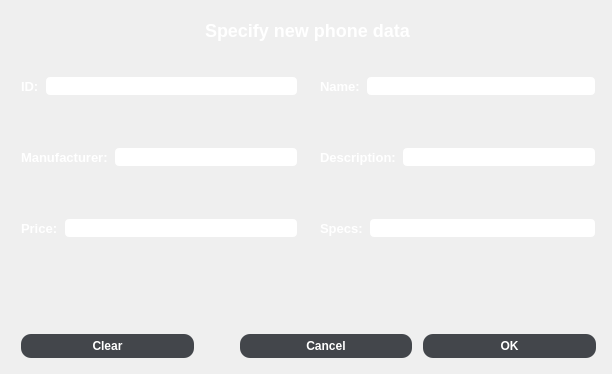
<?xml version="1.0" encoding="UTF-8"?>
<ui version="4.0">
 <class>SellDialog</class>
 <widget class="QDialog" name="SellDialog">
  <property name="geometry">
   <rect>
    <x>0</x>
    <y>0</y>
    <width>612</width>
    <height>374</height>
   </rect>
  </property>
  <property name="windowTitle">
   <string>Create new item</string>
  </property>
  <property name="styleSheet">
   <string notr="true">background-color: grey;
                QPushButton{	background-color: rgb(67,70,75);
                border-width: 2px;
                border-radius: 10px;
                border-color: beige;
                font: bold 12px;
                color: white;
                padding: 5px;
                }
                QPushButton:pressed {
                border-style: inset;
                border: 2px solid #add8e6;
                }</string>
  </property>
  <layout class="QGridLayout" name="gridLayout">
   <item row="4" column="0">
    <spacer name="horizontalSpacer_4">
     <property name="orientation">
      <enum>Qt::Horizontal</enum>
     </property>
     <property name="sizeType">
      <enum>QSizePolicy::Preferred</enum>
     </property>
     <property name="sizeHint" stdset="0">
      <size>
       <width>10</width>
       <height>20</height>
      </size>
     </property>
    </spacer>
   </item>
   <item row="7" column="1">
    <spacer name="verticalSpacer_3">
     <property name="orientation">
      <enum>Qt::Vertical</enum>
     </property>
     <property name="sizeType">
      <enum>QSizePolicy::Preferred</enum>
     </property>
     <property name="sizeHint" stdset="0">
      <size>
       <width>20</width>
       <height>10</height>
      </size>
     </property>
    </spacer>
   </item>
   <item row="5" column="1">
    <spacer name="verticalSpacer_2">
     <property name="orientation">
      <enum>Qt::Vertical</enum>
     </property>
     <property name="sizeType">
      <enum>QSizePolicy::Preferred</enum>
     </property>
     <property name="sizeHint" stdset="0">
      <size>
       <width>20</width>
       <height>10</height>
      </size>
     </property>
    </spacer>
   </item>
   <item row="4" column="4">
    <spacer name="horizontalSpacer_5">
     <property name="orientation">
      <enum>Qt::Horizontal</enum>
     </property>
     <property name="sizeType">
      <enum>QSizePolicy::Preferred</enum>
     </property>
     <property name="sizeHint" stdset="0">
      <size>
       <width>5</width>
       <height>20</height>
      </size>
     </property>
    </spacer>
   </item>
   <item row="11" column="1" colspan="3">
    <spacer name="verticalSpacer">
     <property name="orientation">
      <enum>Qt::Vertical</enum>
     </property>
     <property name="sizeType">
      <enum>QSizePolicy::Preferred</enum>
     </property>
     <property name="sizeHint" stdset="0">
      <size>
       <width>20</width>
       <height>5</height>
      </size>
     </property>
    </spacer>
   </item>
   <item row="2" column="1">
    <layout class="QHBoxLayout" name="horizontalLayout">
     <item>
      <widget class="QLabel" name="id">
       <property name="styleSheet">
        <string notr="true">font: bold 13px;
                                    color: white;</string>
       </property>
       <property name="text">
        <string>ID:</string>
       </property>
      </widget>
     </item>
     <item>
      <widget class="QLineEdit" name="idLineEdit">
       <property name="styleSheet">
        <string notr="true">background-color: white;
                                    border-radius: 5px;
                                    border: 2px solid light grey;
                                </string>
       </property>
      </widget>
     </item>
    </layout>
   </item>
   <item row="4" column="1">
    <layout class="QHBoxLayout" name="horizontalLayout_2">
     <item>
      <widget class="QLabel" name="manufacturer">
       <property name="styleSheet">
        <string notr="true">font: bold 13px;
                                    color: white;</string>
       </property>
       <property name="text">
        <string>Manufacturer:</string>
       </property>
      </widget>
     </item>
     <item>
      <widget class="QLineEdit" name="manufacturerLineEdit">
       <property name="styleSheet">
        <string notr="true">background-color: white;
                                    border-radius: 5px;
                                    border: 2px solid light grey;</string>
       </property>
      </widget>
     </item>
    </layout>
   </item>
   <item row="4" column="3">
    <layout class="QHBoxLayout" name="horizontalLayout_5">
     <item>
      <widget class="QLabel" name="description">
       <property name="styleSheet">
        <string notr="true">font: bold 13px;
                                    color: white;</string>
       </property>
       <property name="text">
        <string>Description:</string>
       </property>
      </widget>
     </item>
     <item>
      <widget class="QLineEdit" name="descriptionLineEdit">
       <property name="styleSheet">
        <string notr="true">background-color: white;
                                    border-radius: 5px;
                                    border: 2px solid light grey;</string>
       </property>
       <property name="text">
        <string/>
       </property>
      </widget>
     </item>
    </layout>
   </item>
   <item row="1" column="1" colspan="3">
    <spacer name="verticalSpacer_5">
     <property name="orientation">
      <enum>Qt::Vertical</enum>
     </property>
     <property name="sizeType">
      <enum>QSizePolicy::Preferred</enum>
     </property>
     <property name="sizeHint" stdset="0">
      <size>
       <width>20</width>
       <height>20</height>
      </size>
     </property>
    </spacer>
   </item>
   <item row="6" column="1">
    <layout class="QHBoxLayout" name="horizontalLayout_3">
     <item>
      <widget class="QLabel" name="price">
       <property name="styleSheet">
        <string notr="true">font: bold 13px;
                                    color: white;</string>
       </property>
       <property name="text">
        <string>Price:</string>
       </property>
      </widget>
     </item>
     <item>
      <widget class="QLineEdit" name="priceLineEdit">
       <property name="styleSheet">
        <string notr="true">background-color: white;
                                    border-radius: 5px;
                                    border: 2px solid light grey;</string>
       </property>
      </widget>
     </item>
    </layout>
   </item>
   <item row="10" column="1" colspan="3">
    <layout class="QHBoxLayout" name="horizontalLayout_7">
     <item>
      <widget class="QPushButton" name="clearButton">
       <property name="styleSheet">
        <string notr="true">QPushButton{	background-color: rgb(67,70,75);
                                    border-width: 2px;
                                    border-radius: 10px;
                                    border-color: beige;
                                    font: bold 12px;
                                    color: white;
                                    padding: 5px;
                                    }
                                    QPushButton:pressed {
                                    border-style: inset;
                                    border: 2px solid #add8e6;
                                    }</string>
       </property>
       <property name="text">
        <string>Clear</string>
       </property>
      </widget>
     </item>
     <item>
      <spacer name="horizontalSpacer_2">
       <property name="orientation">
        <enum>Qt::Horizontal</enum>
       </property>
       <property name="sizeType">
        <enum>QSizePolicy::Preferred</enum>
       </property>
       <property name="sizeHint" stdset="0">
        <size>
         <width>40</width>
         <height>20</height>
        </size>
       </property>
      </spacer>
     </item>
     <item>
      <widget class="QPushButton" name="cancelButton">
       <property name="styleSheet">
        <string notr="true">QPushButton{	background-color: rgb(67,70,75);
                                    border-width: 2px;
                                    border-radius: 10px;
                                    border-color: beige;
                                    font: bold 12px;
                                    color: white;
                                    padding: 5px;
                                    }
                                    QPushButton:pressed {
                                    border-style: inset;
                                    border: 2px solid #add8e6;
                                    }</string>
       </property>
       <property name="text">
        <string>Cancel</string>
       </property>
      </widget>
     </item>
     <item>
      <spacer name="horizontalSpacer_3">
       <property name="orientation">
        <enum>Qt::Horizontal</enum>
       </property>
       <property name="sizeType">
        <enum>QSizePolicy::Preferred</enum>
       </property>
       <property name="sizeHint" stdset="0">
        <size>
         <width>5</width>
         <height>20</height>
        </size>
       </property>
      </spacer>
     </item>
     <item>
      <widget class="QPushButton" name="okButton">
       <property name="styleSheet">
        <string notr="true">QPushButton{	background-color: rgb(67,70,75);
                                    border-width: 2px;
                                    border-radius: 10px;
                                    border-color: beige;
                                    font: bold 12px;
                                    color: white;
                                    padding: 5px;
                                    }
                                    QPushButton:pressed {
                                    border-style: inset;
                                    border: 2px solid #add8e6;
                                    }</string>
       </property>
       <property name="text">
        <string>OK</string>
       </property>
      </widget>
     </item>
    </layout>
   </item>
   <item row="2" column="2" rowspan="7">
    <spacer name="horizontalSpacer">
     <property name="orientation">
      <enum>Qt::Horizontal</enum>
     </property>
     <property name="sizeType">
      <enum>QSizePolicy::Preferred</enum>
     </property>
     <property name="sizeHint" stdset="0">
      <size>
       <width>10</width>
       <height>20</height>
      </size>
     </property>
    </spacer>
   </item>
   <item row="2" column="3">
    <layout class="QHBoxLayout" name="horizontalLayout_6">
     <item>
      <widget class="QLabel" name="name">
       <property name="styleSheet">
        <string notr="true">font: bold 13px;
                                    color: white;</string>
       </property>
       <property name="text">
        <string>Name:</string>
       </property>
      </widget>
     </item>
     <item>
      <widget class="QLineEdit" name="nameLineEdit">
       <property name="styleSheet">
        <string notr="true">background-color: white;
                                    border-radius: 5px;
                                    border: 2px solid light grey;</string>
       </property>
      </widget>
     </item>
    </layout>
   </item>
   <item row="3" column="1">
    <spacer name="verticalSpacer_4">
     <property name="orientation">
      <enum>Qt::Vertical</enum>
     </property>
     <property name="sizeType">
      <enum>QSizePolicy::Preferred</enum>
     </property>
     <property name="sizeHint" stdset="0">
      <size>
       <width>20</width>
       <height>10</height>
      </size>
     </property>
    </spacer>
   </item>
   <item row="6" column="3">
    <layout class="QHBoxLayout" name="horizontalLayout_4">
     <item>
      <widget class="QLabel" name="specs">
       <property name="styleSheet">
        <string notr="true">font: bold 13px;
                                    color: white;</string>
       </property>
       <property name="text">
        <string>Specs:</string>
       </property>
      </widget>
     </item>
     <item>
      <widget class="QLineEdit" name="specsLineEdit">
       <property name="styleSheet">
        <string notr="true">background-color: white;
                                    border-radius: 5px;
                                    border: 2px solid light grey;</string>
       </property>
      </widget>
     </item>
    </layout>
   </item>
   <item row="0" column="1" colspan="3">
    <layout class="QGridLayout" name="gridLayout_2">
     <item row="0" column="0" alignment="Qt::AlignHCenter">
      <widget class="QLabel" name="label_7">
       <property name="styleSheet">
        <string notr="true">font: bold 18px;
                                    color: white;</string>
       </property>
       <property name="text">
        <string>Specify new phone data</string>
       </property>
      </widget>
     </item>
    </layout>
   </item>
  </layout>
 </widget>
 <resources/>
 <connections/>
</ui>
